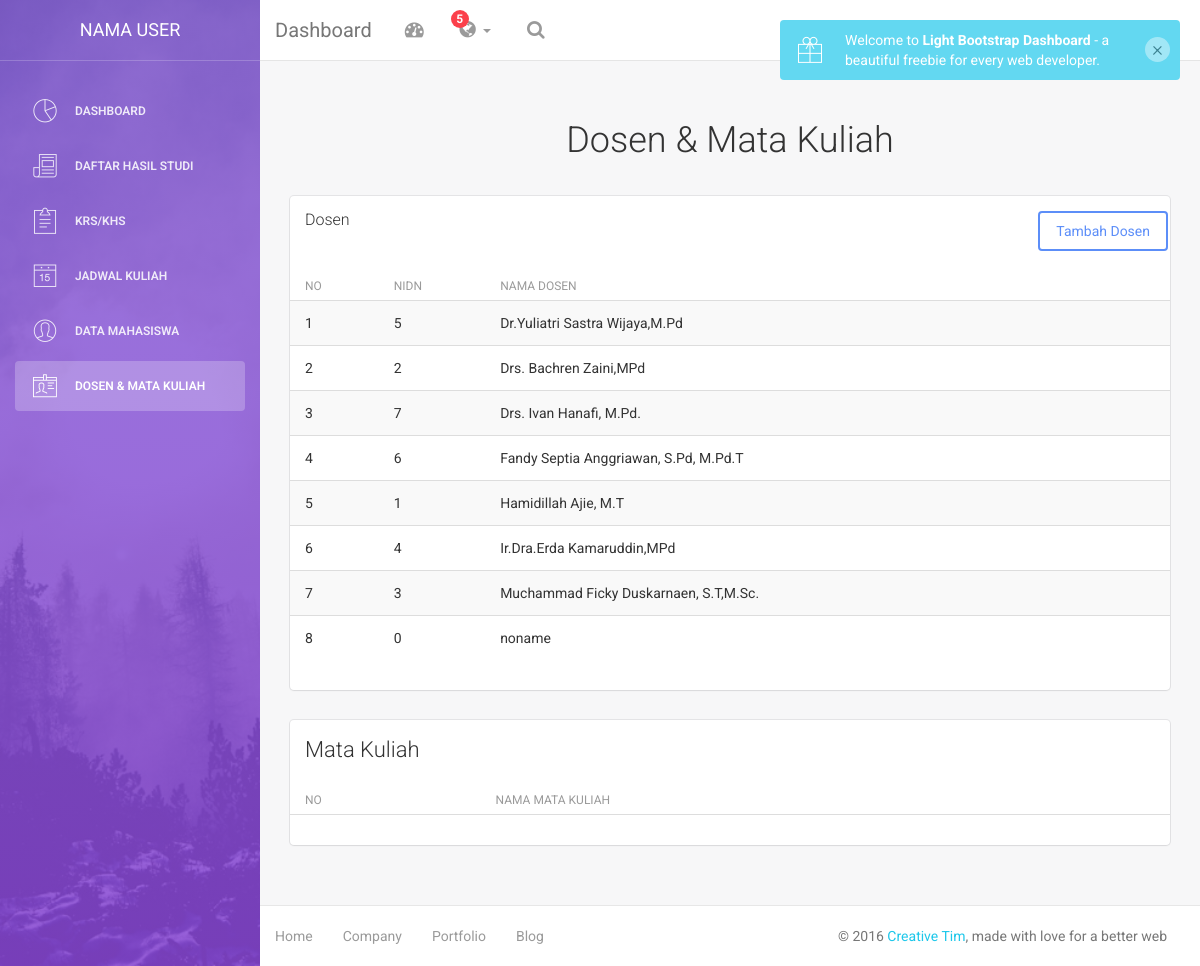
The app's page /home/dosen with its own data.
### tables this page shows
CREATE TABLE `dosen` (
  `dsn_nidn` int(11) NOT NULL,
  `dsn_nama` varchar(50) NOT NULL,
  `dsn_password` varchar(100) NOT NULL
);

### application/controllers/Home.php (called while the page is built, shortened)
<?php
class Home extends CI_Controller {
	public function __construct(){
		$this->load->model('Siakat_model');
        $this->load->helper('url_helper');
	}
	public function dosen($nidn = false)
	{
		$data['title'] = 'Dosen & Mata Kuliah';
		$data['menu'] = 'dosen';
		$data['hasil'] = $this->Siakat_model->dosen($nidn);
		$this->load->view('frontend/template/head.php', $data);
		$this->load->view('frontend/template/sidebar.php');
		$this->load->view('frontend/template/navbar.php');
		$this->load->view('frontend/dosenmatkul.php', $data);
		$this->load->view('frontend/template/footer.php');
		$this->load->view('frontend/dashboard_footer.php');
	}
}

### index.php (called while the page is built, shortened)
<?php
require_once BASEPATH.'core/CodeIgniter.php';

### application/models/Siakat_model.php (called while the page is built, shortened)
<?php
class Siakat_model extends CI_Model {
	public function dosen($nidn = false){
    	$this->db->select('*');
        $this->db->from('dosen');
        $this->db->order_by('dsn_nama','asc');
        $query = $this->db->get();
        if($query->num_rows() != 0)
        {
            return $query->result_array();
        }
        else
        {
            return false;
        }
	}
}
?>

### application/views/frontend/dosenmatkul.php (the view, shortened to what this page needs)
<div class="content">
    <div class="container-fluid">
        <div class="row">
            <div class="col-md-6 col-md-offset-3 text-center">
                <h2>Dosen & Mata Kuliah</h2>
            </div>
        </div>
        <div class="card">
            <div class="header">
                <div class="row">
                    <div class="col-md-2"><h5 class="title">Dosen</h5></div>
                    <div class="col-md-2 col-md-offset-8"><button class="btn btn-primary">Tambah Dosen</button></div>
                </div>
            </div>
            <div class="content table-responsive table-full-width">
                <table class="table table-hover table-striped">
                    <thead>
                        <th>No</th>
                        <th>NIDN</th>
                        <th>Nama Dosen</th>
                    </thead>
                    <tbody>
                        <?php
                        $i = 1;
                        if($hasil != false){
                            foreach ($hasil as $hasil): ?>
                                <tr>
                                    <td><?= $i++; ?></td>
                                    <td><?= $hasil['dsn_nidn']; ?></td>
                                    <td><?= $hasil['dsn_nama']; ?></td>
                                </tr>
                            <?php endforeach;
                        }else{
                            echo '<tr>
                            <td colspan="6" class="text-center">Tidak ada list dosen</td>
                            </tr>';
                        }
                        ?>
                    </tbody>
                </table>
            </div>
        </div>
        <div class="card">
            <div class="header">
                <h4 class="title">Mata Kuliah</h4>
            </div>
            <div class="content table-responsive table-full-width">
                <table class="table table-hover table-striped">
                    <thead>
                        <th>No</th>
                        <th>Nama Mata Kuliah</th>
                    </thead>
                </table>
            </div>
        </div>
    </div>
</div>

### application/views/frontend/template/head.php (shortened to what this page needs)
<!doctype html>
<html lang="en">
<head>
    <link href="<?php echo base_url('frontend/assets/css/bootstrap.min.css'); ?>" rel="stylesheet" />
    <link href="<?php echo base_url('frontend/assets/css/animate.min.css'); ?>" rel="stylesheet"/>
    <link href="<?php echo base_url('frontend/assets/css/light-bootstrap-dashboard.css'); ?>" rel="stylesheet"/>
    <link href="<?php echo base_url('frontend/assets/css/demo.css'); ?>" rel="stylesheet" />
    <link href="http://maxcdn.bootstrapcdn.com/font-awesome/4.2.0/css/font-awesome.min.css" rel="stylesheet">
    <link href="<?php echo base_url('frontend/assets/css/pe-icon-7-stroke.css'); ?>" rel="stylesheet" />
</head>
<body>
<div class="wrapper">

### application/views/frontend/template/sidebar.php
<div class="sidebar" data-color="purple" data-image="assets/img/sidebar-5.jpg">
	<div class="sidebar-wrapper">
        <div class="logo">
            <a class="simple-text">
                Nama User
            </a>
        </div>
        <ul class="nav">
            <li <?php if($menu == 'dashboard'){echo 'class="active"'; } ?> >
                <a href="http://localhost/siakat/">
                    <i class="pe-7s-graph"></i>
                    <p>Dashboard</p>
                </a>
            </li>
            <li>
                <a href="user.html">
                    <i class="pe-7s-news-paper"></i>
                    <p>Daftar Hasil Studi</p>
                </a>
            </li>
            <li <?php if($menu == 'krs'){echo 'class="active"'; } ?>>
                <a href="http://localhost/siakat/home/krs">
                    <i class="pe-7s-note2"></i>
                    <p>KRS/KHS</p>
                </a>
            </li>
            <li <?php if($menu == 'jadwal'){echo 'class="active"'; } ?>>
                <a href="http://localhost/siakat/home/jadwal">
                    <i class="pe-7s-date"></i>
                    <p>Jadwal Kuliah</p>
                </a>
            </li>
            <li>
                <a href="icons.html">
                    <i class="pe-7s-user"></i>
                    <p>Data Mahasiswa</p>
                </a>
            </li>
            <li <?php if($menu == 'dosen'){echo 'class="active"'; } ?>>
                <a href="<?= base_url('home/dosen'); ?>">
                    <i class="pe-7s-id"></i>
                    <p>Dosen & Mata Kuliah</p>
                </a>
            </li>
        </ul>
	</div>
</div>

### application/views/frontend/template/navbar.php (shortened to what this page needs)
<div class="main-panel">
    <nav class="navbar navbar-default navbar-fixed">
        <div class="container-fluid">
            <div class="navbar-header">
                <a class="navbar-brand" href="#">Dashboard</a>
            </div>
            <div class="collapse navbar-collapse">
                <ul class="nav navbar-nav navbar-left">
                    <li>
                        <a href="#" class="dropdown-toggle" data-toggle="dropdown">
                            <i class="fa fa-dashboard"></i>
                        </a>
                    </li>
                    <li class="dropdown">
                          <a href="#" class="dropdown-toggle" data-toggle="dropdown">
                                <i class="fa fa-globe"></i>
                                <b class="caret"></b>
                                <span class="notification">5</span>
                          </a>
                    </li>
                    <li>
                        <a href="">
                            <i class="fa fa-search"></i>
                        </a>
                    </li>
                </ul>
                <ul class="nav navbar-nav navbar-right">
                    <li>
                       <a href="">
                        </a>
                    </li>
                    <li class="dropdown">
                          <a href="#" class="dropdown-toggle" data-toggle="dropdown">
                          </a>
                    </li>
                    <li>
                        <a href="#">
                        </a>
                    </li>
                </ul>
            </div>
        </div>
    </nav>

### application/views/frontend/template/footer.php
    <footer class="footer">
        <div class="container-fluid">
            <nav class="pull-left">
                <ul>
                    <li>
                        <a href="#">
                            Home
                        </a>
                    </li>
                    <li>
                        <a href="#">
                            Company
                        </a>
                    </li>
                    <li>
                        <a href="#">
                            Portfolio
                        </a>
                    </li>
                    <li>
                        <a href="#">
                           Blog
                        </a>
                    </li>
                </ul>
            </nav>
            <p class="copyright pull-right">
                &copy; 2016 <a href="http://www.creative-tim.com">Creative Tim</a>, made with love for a better web
            </p>
        </div>
    </footer>
</div>

### application/views/frontend/dashboard_footer.php (shortened to what this page needs)
</div>
</body>
</html>

### records on screen
dosen: dsn_nidn "5", dsn_nama "Dr.Yuliatri Sastra Wijaya,M.Pd"
dosen: dsn_nidn "2", dsn_nama "Drs. Bachren Zaini,MPd"
dosen: dsn_nidn "7", dsn_nama "Drs. Ivan Hanafi, M.Pd."
dosen: dsn_nidn "6", dsn_nama "Fandy Septia Anggriawan, S.Pd, M.Pd.T"
dosen: dsn_nidn "1", dsn_nama "Hamidillah Ajie, M.T"
dosen: dsn_nidn "4", dsn_nama "Ir.Dra.Erda Kamaruddin,MPd"
dosen: dsn_nidn "3", dsn_nama "Muchammad Ficky Duskarnaen, S.T,M.Sc."
dosen: dsn_nidn "0", dsn_nama "noname"
